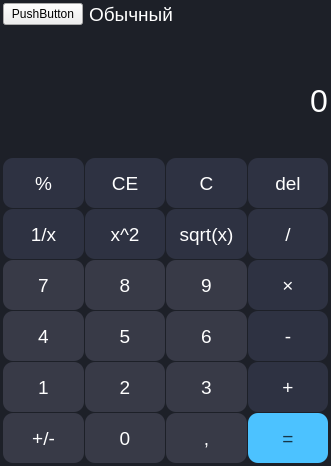
<?xml version="1.0" encoding="UTF-8"?>
<ui version="4.0">
 <class>MainWindow</class>
 <widget class="QMainWindow" name="MainWindow">
  <property name="geometry">
   <rect>
    <x>0</x>
    <y>0</y>
    <width>331</width>
    <height>455</height>
   </rect>
  </property>
  <property name="windowTitle">
   <string>MainWindow</string>
  </property>
  <widget class="QWidget" name="centralwidget">
   <property name="styleSheet">
    <string notr="true">#centralwidget{
	background-color: #1D2028
}</string>
   </property>
   <layout class="QVBoxLayout" name="verticalLayout">
    <property name="leftMargin">
     <number>3</number>
    </property>
    <property name="topMargin">
     <number>3</number>
    </property>
    <property name="rightMargin">
     <number>3</number>
    </property>
    <property name="bottomMargin">
     <number>3</number>
    </property>
    <item>
     <layout class="QVBoxLayout" name="verticalLayout_2">
      <property name="bottomMargin">
       <number>0</number>
      </property>
      <item>
       <layout class="QHBoxLayout" name="horizontalLayout_2">
        <item>
         <widget class="QPushButton" name="pushButton_17">
          <property name="sizePolicy">
           <sizepolicy hsizetype="Fixed" vsizetype="Fixed">
            <horstretch>0</horstretch>
            <verstretch>0</verstretch>
           </sizepolicy>
          </property>
          <property name="text">
           <string>PushButton</string>
          </property>
         </widget>
        </item>
        <item>
         <widget class="QLabel" name="label">
          <property name="sizePolicy">
           <sizepolicy hsizetype="Fixed" vsizetype="Fixed">
            <horstretch>0</horstretch>
            <verstretch>0</verstretch>
           </sizepolicy>
          </property>
          <property name="font">
           <font>
            <pointsize>14</pointsize>
           </font>
          </property>
          <property name="styleSheet">
           <string notr="true">QLabel{
	color: white;
}</string>
          </property>
          <property name="text">
           <string>Обычный</string>
          </property>
         </widget>
        </item>
        <item>
         <spacer name="horizontalSpacer">
          <property name="orientation">
           <enum>Qt::Horizontal</enum>
          </property>
          <property name="sizeHint" stdset="0">
           <size>
            <width>40</width>
            <height>20</height>
           </size>
          </property>
         </spacer>
        </item>
       </layout>
      </item>
      <item>
       <widget class="QLabel" name="bufferDisplay">
        <property name="styleSheet">
         <string notr="true">QLabel {
	border-bottom: 1px solid gray;
	color: white;
}</string>
        </property>
        <property name="text">
         <string/>
        </property>
        <property name="alignment">
         <set>Qt::AlignRight|Qt::AlignTrailing|Qt::AlignVCenter</set>
        </property>
       </widget>
      </item>
      <item>
       <widget class="QLabel" name="resultDisplay">
        <property name="sizePolicy">
         <sizepolicy hsizetype="Preferred" vsizetype="Fixed">
          <horstretch>0</horstretch>
          <verstretch>0</verstretch>
         </sizepolicy>
        </property>
        <property name="minimumSize">
         <size>
          <width>0</width>
          <height>100</height>
         </size>
        </property>
        <property name="font">
         <font>
          <pointsize>24</pointsize>
          <bold>false</bold>
         </font>
        </property>
        <property name="styleSheet">
         <string notr="true">QLabel {
	border-bottom: 1px solid gray;
	color: white;
}</string>
        </property>
        <property name="text">
         <string>0</string>
        </property>
        <property name="alignment">
         <set>Qt::AlignRight|Qt::AlignTrailing|Qt::AlignVCenter</set>
        </property>
        <property name="textInteractionFlags">
         <set>Qt::LinksAccessibleByMouse|Qt::TextSelectableByMouse</set>
        </property>
       </widget>
      </item>
     </layout>
    </item>
    <item>
     <layout class="QGridLayout" name="gridLayout">
      <property name="sizeConstraint">
       <enum>QLayout::SetMinimumSize</enum>
      </property>
      <property name="spacing">
       <number>1</number>
      </property>
      <item row="2" column="3">
       <widget class="QPushButton" name="multiplyButton">
        <property name="sizePolicy">
         <sizepolicy hsizetype="Minimum" vsizetype="Minimum">
          <horstretch>0</horstretch>
          <verstretch>0</verstretch>
         </sizepolicy>
        </property>
        <property name="minimumSize">
         <size>
          <width>80</width>
          <height>50</height>
         </size>
        </property>
        <property name="font">
         <font>
          <pointsize>14</pointsize>
         </font>
        </property>
        <property name="styleSheet">
         <string notr="true">QPushButton{
	background-color: #2E3242;
	color: white;
	border-radius: 10px;
}

QPushButton:hover:!pressed
{
  background-color: #383B42
}</string>
        </property>
        <property name="text">
         <string>×</string>
        </property>
       </widget>
      </item>
      <item row="2" column="1">
       <widget class="QPushButton" name="button_8">
        <property name="sizePolicy">
         <sizepolicy hsizetype="Minimum" vsizetype="Minimum">
          <horstretch>0</horstretch>
          <verstretch>0</verstretch>
         </sizepolicy>
        </property>
        <property name="minimumSize">
         <size>
          <width>80</width>
          <height>50</height>
         </size>
        </property>
        <property name="font">
         <font>
          <pointsize>14</pointsize>
         </font>
        </property>
        <property name="styleSheet">
         <string notr="true">QPushButton{
	background-color: #383A47;
	color: white;
	border-radius: 10px;
}

QPushButton:hover:!pressed
{
  background-color: #30323B
}</string>
        </property>
        <property name="text">
         <string>8</string>
        </property>
       </widget>
      </item>
      <item row="2" column="2">
       <widget class="QPushButton" name="button_9">
        <property name="sizePolicy">
         <sizepolicy hsizetype="Minimum" vsizetype="Minimum">
          <horstretch>0</horstretch>
          <verstretch>0</verstretch>
         </sizepolicy>
        </property>
        <property name="minimumSize">
         <size>
          <width>80</width>
          <height>50</height>
         </size>
        </property>
        <property name="font">
         <font>
          <pointsize>14</pointsize>
         </font>
        </property>
        <property name="styleSheet">
         <string notr="true">QPushButton{
	background-color: #383A47;
	color: white;
	border-radius: 10px;
}

QPushButton:hover:!pressed
{
  background-color: #30323B
}</string>
        </property>
        <property name="text">
         <string>9</string>
        </property>
       </widget>
      </item>
      <item row="0" column="2">
       <widget class="QPushButton" name="cleanButton">
        <property name="sizePolicy">
         <sizepolicy hsizetype="Minimum" vsizetype="Minimum">
          <horstretch>0</horstretch>
          <verstretch>0</verstretch>
         </sizepolicy>
        </property>
        <property name="minimumSize">
         <size>
          <width>80</width>
          <height>50</height>
         </size>
        </property>
        <property name="font">
         <font>
          <pointsize>14</pointsize>
         </font>
        </property>
        <property name="styleSheet">
         <string notr="true">QPushButton{
	background-color: #2E3242;
	color: white;
	border-radius: 10px;
}

QPushButton:hover:!pressed
{
  background-color: #383B42
}</string>
        </property>
        <property name="text">
         <string>C</string>
        </property>
       </widget>
      </item>
      <item row="0" column="1">
       <widget class="QPushButton" name="cleanEntryButton">
        <property name="sizePolicy">
         <sizepolicy hsizetype="Minimum" vsizetype="Minimum">
          <horstretch>0</horstretch>
          <verstretch>0</verstretch>
         </sizepolicy>
        </property>
        <property name="minimumSize">
         <size>
          <width>80</width>
          <height>50</height>
         </size>
        </property>
        <property name="font">
         <font>
          <pointsize>14</pointsize>
         </font>
        </property>
        <property name="styleSheet">
         <string notr="true">QPushButton{
	background-color: #2E3242;
	color: white;
	border-radius: 10px;
}

QPushButton:hover:!pressed
{
  background-color: #383B42
}</string>
        </property>
        <property name="text">
         <string>CE</string>
        </property>
       </widget>
      </item>
      <item row="3" column="0">
       <widget class="QPushButton" name="button_4">
        <property name="sizePolicy">
         <sizepolicy hsizetype="Minimum" vsizetype="Minimum">
          <horstretch>0</horstretch>
          <verstretch>0</verstretch>
         </sizepolicy>
        </property>
        <property name="minimumSize">
         <size>
          <width>80</width>
          <height>50</height>
         </size>
        </property>
        <property name="font">
         <font>
          <pointsize>14</pointsize>
         </font>
        </property>
        <property name="styleSheet">
         <string notr="true">QPushButton{
	background-color: #383A47;
	color: white;
	border-radius: 10px;
}

QPushButton:hover:!pressed
{
  background-color: #30323B
}</string>
        </property>
        <property name="text">
         <string>4</string>
        </property>
       </widget>
      </item>
      <item row="1" column="3">
       <widget class="QPushButton" name="divideButton">
        <property name="sizePolicy">
         <sizepolicy hsizetype="Minimum" vsizetype="Minimum">
          <horstretch>0</horstretch>
          <verstretch>0</verstretch>
         </sizepolicy>
        </property>
        <property name="minimumSize">
         <size>
          <width>80</width>
          <height>50</height>
         </size>
        </property>
        <property name="font">
         <font>
          <pointsize>14</pointsize>
         </font>
        </property>
        <property name="styleSheet">
         <string notr="true">QPushButton{
	background-color: #2E3242;
	color: white;
	border-radius: 10px;
}

QPushButton:hover:!pressed
{
  background-color: #383B42
}</string>
        </property>
        <property name="text">
         <string>/</string>
        </property>
       </widget>
      </item>
      <item row="4" column="0">
       <widget class="QPushButton" name="button_1">
        <property name="sizePolicy">
         <sizepolicy hsizetype="Minimum" vsizetype="Minimum">
          <horstretch>0</horstretch>
          <verstretch>0</verstretch>
         </sizepolicy>
        </property>
        <property name="minimumSize">
         <size>
          <width>80</width>
          <height>50</height>
         </size>
        </property>
        <property name="font">
         <font>
          <pointsize>14</pointsize>
         </font>
        </property>
        <property name="styleSheet">
         <string notr="true">QPushButton{
	background-color: #383A47;
	color: white;
	border-radius: 10px;
}

QPushButton:hover:!pressed
{
  background-color: #30323B
}</string>
        </property>
        <property name="text">
         <string>1</string>
        </property>
       </widget>
      </item>
      <item row="1" column="1">
       <widget class="QPushButton" name="squareButton">
        <property name="sizePolicy">
         <sizepolicy hsizetype="Minimum" vsizetype="Minimum">
          <horstretch>0</horstretch>
          <verstretch>0</verstretch>
         </sizepolicy>
        </property>
        <property name="minimumSize">
         <size>
          <width>80</width>
          <height>50</height>
         </size>
        </property>
        <property name="font">
         <font>
          <pointsize>14</pointsize>
         </font>
        </property>
        <property name="styleSheet">
         <string notr="true">QPushButton{
	background-color: #2E3242;
	color: white;
	border-radius: 10px;
}

QPushButton:hover:!pressed
{
  background-color: #383B42
}</string>
        </property>
        <property name="text">
         <string>x^2</string>
        </property>
       </widget>
      </item>
      <item row="0" column="3">
       <widget class="QPushButton" name="delButton">
        <property name="sizePolicy">
         <sizepolicy hsizetype="Minimum" vsizetype="Minimum">
          <horstretch>0</horstretch>
          <verstretch>0</verstretch>
         </sizepolicy>
        </property>
        <property name="minimumSize">
         <size>
          <width>80</width>
          <height>50</height>
         </size>
        </property>
        <property name="font">
         <font>
          <pointsize>14</pointsize>
         </font>
        </property>
        <property name="styleSheet">
         <string notr="true">QPushButton{
	background-color: #2E3242;
	color: white;
	border-radius: 10px;
}

QPushButton:hover:!pressed
{
  background-color: #383B42
}</string>
        </property>
        <property name="text">
         <string>del</string>
        </property>
       </widget>
      </item>
      <item row="1" column="2">
       <widget class="QPushButton" name="squareRootButton">
        <property name="sizePolicy">
         <sizepolicy hsizetype="Minimum" vsizetype="Minimum">
          <horstretch>0</horstretch>
          <verstretch>0</verstretch>
         </sizepolicy>
        </property>
        <property name="minimumSize">
         <size>
          <width>80</width>
          <height>50</height>
         </size>
        </property>
        <property name="font">
         <font>
          <pointsize>14</pointsize>
         </font>
        </property>
        <property name="styleSheet">
         <string notr="true">QPushButton{
	background-color: #2E3242;
	color: white;
	border-radius: 10px;
}

QPushButton:hover:!pressed
{
  background-color: #383B42
}</string>
        </property>
        <property name="text">
         <string>sqrt(x)</string>
        </property>
       </widget>
      </item>
      <item row="0" column="0">
       <widget class="QPushButton" name="percentButton">
        <property name="sizePolicy">
         <sizepolicy hsizetype="Minimum" vsizetype="Minimum">
          <horstretch>0</horstretch>
          <verstretch>0</verstretch>
         </sizepolicy>
        </property>
        <property name="minimumSize">
         <size>
          <width>80</width>
          <height>50</height>
         </size>
        </property>
        <property name="font">
         <font>
          <pointsize>14</pointsize>
         </font>
        </property>
        <property name="styleSheet">
         <string notr="true">QPushButton{
	background-color: #2E3242;
	color: white;
	border-radius: 10px;
}

QPushButton:hover:!pressed
{
  background-color: #383B42
}</string>
        </property>
        <property name="text">
         <string>%</string>
        </property>
       </widget>
      </item>
      <item row="2" column="0">
       <widget class="QPushButton" name="button_7">
        <property name="sizePolicy">
         <sizepolicy hsizetype="Minimum" vsizetype="Minimum">
          <horstretch>0</horstretch>
          <verstretch>0</verstretch>
         </sizepolicy>
        </property>
        <property name="minimumSize">
         <size>
          <width>80</width>
          <height>50</height>
         </size>
        </property>
        <property name="font">
         <font>
          <pointsize>14</pointsize>
         </font>
        </property>
        <property name="styleSheet">
         <string notr="true">QPushButton{
	background-color: #383A47;
	color: white;
	border-radius: 10px;
}

QPushButton:hover:!pressed
{
  background-color: #30323B
}</string>
        </property>
        <property name="text">
         <string>7</string>
        </property>
       </widget>
      </item>
      <item row="1" column="0">
       <widget class="QPushButton" name="inverseButton">
        <property name="sizePolicy">
         <sizepolicy hsizetype="Minimum" vsizetype="Minimum">
          <horstretch>0</horstretch>
          <verstretch>0</verstretch>
         </sizepolicy>
        </property>
        <property name="minimumSize">
         <size>
          <width>80</width>
          <height>50</height>
         </size>
        </property>
        <property name="font">
         <font>
          <pointsize>14</pointsize>
         </font>
        </property>
        <property name="styleSheet">
         <string notr="true">QPushButton{
	background-color: #2E3242;
	color: white;
	border-radius: 10px;
}

QPushButton:hover:!pressed
{
  background-color: #383B42
}</string>
        </property>
        <property name="text">
         <string>1/x</string>
        </property>
       </widget>
      </item>
      <item row="5" column="0">
       <widget class="QPushButton" name="signButton">
        <property name="sizePolicy">
         <sizepolicy hsizetype="Minimum" vsizetype="Minimum">
          <horstretch>0</horstretch>
          <verstretch>0</verstretch>
         </sizepolicy>
        </property>
        <property name="minimumSize">
         <size>
          <width>80</width>
          <height>50</height>
         </size>
        </property>
        <property name="font">
         <font>
          <pointsize>14</pointsize>
         </font>
        </property>
        <property name="styleSheet">
         <string notr="true">QPushButton{
	background-color: #383A47;
	color: white;
	border-radius: 10px;
}

QPushButton:hover:!pressed
{
  background-color: #30323B
}</string>
        </property>
        <property name="text">
         <string>+/-</string>
        </property>
       </widget>
      </item>
      <item row="3" column="1">
       <widget class="QPushButton" name="button_5">
        <property name="sizePolicy">
         <sizepolicy hsizetype="Minimum" vsizetype="Minimum">
          <horstretch>0</horstretch>
          <verstretch>0</verstretch>
         </sizepolicy>
        </property>
        <property name="minimumSize">
         <size>
          <width>80</width>
          <height>50</height>
         </size>
        </property>
        <property name="font">
         <font>
          <pointsize>14</pointsize>
         </font>
        </property>
        <property name="styleSheet">
         <string notr="true">QPushButton{
	background-color: #383A47;
	color: white;
	border-radius: 10px;
}

QPushButton:hover:!pressed
{
  background-color: #30323B
}</string>
        </property>
        <property name="text">
         <string>5</string>
        </property>
       </widget>
      </item>
      <item row="4" column="1">
       <widget class="QPushButton" name="button_2">
        <property name="sizePolicy">
         <sizepolicy hsizetype="Minimum" vsizetype="Minimum">
          <horstretch>0</horstretch>
          <verstretch>0</verstretch>
         </sizepolicy>
        </property>
        <property name="minimumSize">
         <size>
          <width>80</width>
          <height>50</height>
         </size>
        </property>
        <property name="font">
         <font>
          <pointsize>14</pointsize>
         </font>
        </property>
        <property name="styleSheet">
         <string notr="true">QPushButton{
	background-color: #383A47;
	color: white;
	border-radius: 10px;
}

QPushButton:hover:!pressed
{
  background-color: #30323B
}</string>
        </property>
        <property name="text">
         <string>2</string>
        </property>
       </widget>
      </item>
      <item row="5" column="1">
       <widget class="QPushButton" name="button_0">
        <property name="sizePolicy">
         <sizepolicy hsizetype="Minimum" vsizetype="Minimum">
          <horstretch>0</horstretch>
          <verstretch>0</verstretch>
         </sizepolicy>
        </property>
        <property name="minimumSize">
         <size>
          <width>80</width>
          <height>50</height>
         </size>
        </property>
        <property name="font">
         <font>
          <pointsize>14</pointsize>
         </font>
        </property>
        <property name="styleSheet">
         <string notr="true">QPushButton{
	background-color: #383A47;
	color: white;
	border-radius: 10px;
}

QPushButton:hover:!pressed
{
  background-color: #30323B
}</string>
        </property>
        <property name="text">
         <string>0</string>
        </property>
       </widget>
      </item>
      <item row="3" column="2">
       <widget class="QPushButton" name="button_6">
        <property name="sizePolicy">
         <sizepolicy hsizetype="Minimum" vsizetype="Minimum">
          <horstretch>0</horstretch>
          <verstretch>0</verstretch>
         </sizepolicy>
        </property>
        <property name="minimumSize">
         <size>
          <width>80</width>
          <height>50</height>
         </size>
        </property>
        <property name="font">
         <font>
          <pointsize>14</pointsize>
         </font>
        </property>
        <property name="styleSheet">
         <string notr="true">QPushButton{
	background-color: #383A47;
	color: white;
	border-radius: 10px;
}

QPushButton:hover:!pressed
{
  background-color: #30323B
}</string>
        </property>
        <property name="text">
         <string>6</string>
        </property>
       </widget>
      </item>
      <item row="3" column="3">
       <widget class="QPushButton" name="minusButton">
        <property name="sizePolicy">
         <sizepolicy hsizetype="Minimum" vsizetype="Minimum">
          <horstretch>0</horstretch>
          <verstretch>0</verstretch>
         </sizepolicy>
        </property>
        <property name="minimumSize">
         <size>
          <width>80</width>
          <height>50</height>
         </size>
        </property>
        <property name="font">
         <font>
          <pointsize>14</pointsize>
         </font>
        </property>
        <property name="styleSheet">
         <string notr="true">QPushButton{
	background-color: #2E3242;
	color: white;
	border-radius: 10px;
}

QPushButton:hover:!pressed
{
  background-color: #383B42
}</string>
        </property>
        <property name="text">
         <string>-</string>
        </property>
       </widget>
      </item>
      <item row="4" column="3">
       <widget class="QPushButton" name="plusButton">
        <property name="sizePolicy">
         <sizepolicy hsizetype="Minimum" vsizetype="Minimum">
          <horstretch>0</horstretch>
          <verstretch>0</verstretch>
         </sizepolicy>
        </property>
        <property name="minimumSize">
         <size>
          <width>80</width>
          <height>50</height>
         </size>
        </property>
        <property name="font">
         <font>
          <pointsize>14</pointsize>
         </font>
        </property>
        <property name="styleSheet">
         <string notr="true">QPushButton{
	background-color: #2E3242;
	color: white;
	border-radius: 10px;
}

QPushButton:hover:!pressed
{
  background-color: #383B42
}</string>
        </property>
        <property name="text">
         <string>+</string>
        </property>
       </widget>
      </item>
      <item row="5" column="3">
       <widget class="QPushButton" name="equalButton">
        <property name="sizePolicy">
         <sizepolicy hsizetype="Minimum" vsizetype="Minimum">
          <horstretch>0</horstretch>
          <verstretch>0</verstretch>
         </sizepolicy>
        </property>
        <property name="minimumSize">
         <size>
          <width>80</width>
          <height>50</height>
         </size>
        </property>
        <property name="font">
         <font>
          <pointsize>14</pointsize>
         </font>
        </property>
        <property name="styleSheet">
         <string notr="true">QPushButton{
	background-color: #4CC2FF;
	color: #153647;
	border-radius: 10px;
}

QPushButton:hover:!pressed
{
  background-color: #3382AA;
}</string>
        </property>
        <property name="text">
         <string>=</string>
        </property>
       </widget>
      </item>
      <item row="4" column="2">
       <widget class="QPushButton" name="button_3">
        <property name="sizePolicy">
         <sizepolicy hsizetype="Minimum" vsizetype="Minimum">
          <horstretch>0</horstretch>
          <verstretch>0</verstretch>
         </sizepolicy>
        </property>
        <property name="minimumSize">
         <size>
          <width>80</width>
          <height>50</height>
         </size>
        </property>
        <property name="font">
         <font>
          <pointsize>14</pointsize>
         </font>
        </property>
        <property name="styleSheet">
         <string notr="true">QPushButton{
	background-color: #383A47;
	color: white;
	border-radius: 10px;
}

QPushButton:hover:!pressed
{
  background-color: #30323B
}</string>
        </property>
        <property name="text">
         <string>3</string>
        </property>
       </widget>
      </item>
      <item row="5" column="2">
       <widget class="QPushButton" name="dotButton">
        <property name="sizePolicy">
         <sizepolicy hsizetype="Minimum" vsizetype="Minimum">
          <horstretch>0</horstretch>
          <verstretch>0</verstretch>
         </sizepolicy>
        </property>
        <property name="minimumSize">
         <size>
          <width>80</width>
          <height>50</height>
         </size>
        </property>
        <property name="font">
         <font>
          <pointsize>14</pointsize>
         </font>
        </property>
        <property name="styleSheet">
         <string notr="true">QPushButton{
	background-color: #383A47;
	color: white;
	border-radius: 10px;
}

QPushButton:hover:!pressed
{
  background-color: #30323B
}</string>
        </property>
        <property name="text">
         <string>,</string>
        </property>
       </widget>
      </item>
     </layout>
    </item>
   </layout>
  </widget>
 </widget>
 <resources/>
 <connections/>
</ui>
